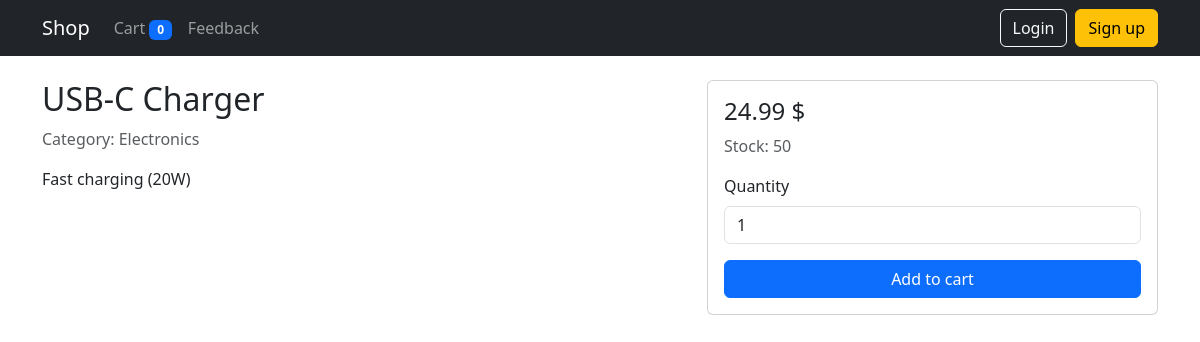
The app's page /product/2 with its own data.
### app.py (models this page shows)
class Product(db.Model):
    __tablename__ = "products"
    id = db.Column(db.Integer, primary_key=True)
    name = db.Column(db.String(200), nullable=False)
    description = db.Column(db.Text, nullable=True)
    price_cents = db.Column(db.Integer, nullable=False)
    stock = db.Column(db.Integer, nullable=False, default=0)
    category_id = db.Column(db.Integer, db.ForeignKey("categories.id"), nullable=False)
    category = db.relationship("Category", back_populates="products")

class Category(db.Model):
    __tablename__ = "categories"
    id = db.Column(db.Integer, primary_key=True)
    name = db.Column(db.String(120), unique=True, nullable=False)
    description = db.Column(db.String(255), nullable=True)
    products = db.relationship("Product", back_populates="category", cascade="all,delete")

### app.py (the view)
    @app.get("/product/<int:product_id>")
    def product_detail(product_id: int):
        p = db.session.get(Product, product_id)
        if not p:
            flash("Product not found", "error")
            return redirect(url_for("index"))
        return render_template("product_detail.html", product=p)

### templates/product_detail.html (shortened to what this page needs)
{% extends 'base.html' %}
{% block content %}
<div class="row">
  <div class="col-md-7">
    <h2>{{ product.name }}</h2>
    <p class="text-muted">Category: {{ product.category.name }}</p>
    <p>{{ product.description }}</p>
  </div>
  <div class="col-md-5">
    <div class="card">
      <div class="card-body">
        <h4>{{ (product.price_cents/100)|round(2) }} $</h4>
        <p class="text-muted">Stock: {{ product.stock }}</p>
        <form method="post" action="{{ url_for('cart_add_route', product_id=product.id) }}">
          <div class="mb-3">
            <label class="form-label">Quantity</label>
            <input class="form-control" type="number" name="qty" min="1" max="{{ product.stock }}" value="1" required>
          </div>
          <button class="btn btn-primary w-100" type="submit" {% if product.stock<=0 %}disabled{% endif %}>Add to cart</button>
        </form>
      </div>
    </div>
  </div>
</div>
{% endblock %}

### records on screen
Product: name "USB-C Charger", description "Fast charging (20W)", (product.price_cents/100)|round(2) "24.99", stock "50"
Category: category.name "Electronics"

### other values on screen
{{ cart_count }} "0"
